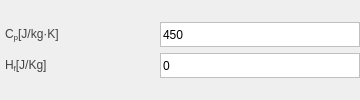
            <widget class="QWidget" name="widget_38" native="true">
             <layout class="QGridLayout" name="gridLayout_46">
              <property name="leftMargin">
               <number>0</number>
              </property>
              <property name="topMargin">
               <number>0</number>
              </property>
              <property name="rightMargin">
               <number>0</number>
              </property>
              <property name="bottomMargin">
               <number>0</number>
              </property>
              <property name="horizontalSpacing">
               <number>0</number>
              </property>
              <property name="verticalSpacing">
               <number>6</number>
              </property>
              <item row="0" column="0">
               <layout class="QVBoxLayout" name="verticalLayout_32">
                <property name="spacing">
                 <number>6</number>
                </property>
                <item>
                 <layout class="QHBoxLayout" name="horizontalLayout_60">
                  <property name="spacing">
                   <number>0</number>
                  </property>
                  <item>
                   <widget class="QLabel" name="label_60">
                    <property name="minimumSize">
                     <size>
                      <width>120</width>
                      <height>25</height>
                     </size>
                    </property>
                    <property name="maximumSize">
                     <size>
                      <width>120</width>
                      <height>25</height>
                     </size>
                    </property>
                    <property name="styleSheet">
                     <string notr="true">QLabel {
    font-family: 'Arial'; /* 字体 */
    font-size: 9pt;       /* 字体大小 */
    color: rgb(66, 66, 66);  
    padding: 2px; 
}</string>
                    </property>
                    <property name="text">
                     <string>&lt;html&gt;&lt;head/&gt;&lt;body&gt;&lt;p&gt;&lt;span style=&quot; font-size:9pt;&quot;&gt;C&lt;/span&gt;&lt;span style=&quot; font-size:9pt; vertical-align:sub;&quot;&gt;p&lt;/span&gt;&lt;span style=&quot; font-size:9pt;&quot;&gt;[J/kg·K]&lt;/span&gt;&lt;/p&gt;&lt;/body&gt;&lt;/html&gt;</string>
                    </property>
                   </widget>
                  </item>
                  <item>
                   <spacer name="horizontalSpacer_55">
                    <property name="orientation">
                     <enum>Qt::Horizontal</enum>
                    </property>
                    <property name="sizeHint" stdset="0">
                     <size>
                      <width>40</width>
                      <height>20</height>
                     </size>
                    </property>
                   </spacer>
                  </item>
                  <item>
                   <widget class="QLineEdit" name="lineEdit_96">
                    <property name="minimumSize">
                     <size>
                      <width>200</width>
                      <height>25</height>
                     </size>
                    </property>
                    <property name="maximumSize">
                     <size>
                      <width>200</width>
                      <height>25</height>
                     </size>
                    </property>
                    <property name="styleSheet">
                     <string notr="true">QLineEdit {
    border: 1px solid rgb(192, 192, 192); /* 默认边框颜色 */
}
QLineEdit:focus {
    border: 1px solid rgb(50, 170, 233); /* 焦点时的边框颜色 */
    outline: none;                       /* 移除默认虚线框 */
}</string>
                    </property>
                    <property name="text">
                     <string>450</string>
                    </property>
                   </widget>
                  </item>
                 </layout>
                </item>
                <item>
                 <layout class="QHBoxLayout" name="horizontalLayout_61">
                  <property name="spacing">
                   <number>0</number>
                  </property>
                  <item>
                   <widget class="QLabel" name="label_61">
                    <property name="minimumSize">
                     <size>
                      <width>120</width>
                      <height>25</height>
                     </size>
                    </property>
                    <property name="maximumSize">
                     <size>
                      <width>120</width>
                      <height>25</height>
                     </size>
                    </property>
                    <property name="styleSheet">
                     <string notr="true">QLabel {
    font-family: 'Arial'; /* 字体 */
    font-size: 9pt;       /* 字体大小 */
    color: rgb(66, 66, 66);  
    padding: 2px; 
}</string>
                    </property>
                    <property name="text">
                     <string>&lt;html&gt;&lt;head/&gt;&lt;body&gt;&lt;p&gt;&lt;span style=&quot; font-size:9pt;&quot;&gt;H&lt;/span&gt;&lt;span style=&quot; font-size:9pt; vertical-align:sub;&quot;&gt;f&lt;/span&gt;&lt;span style=&quot; font-size:9pt;&quot;&gt;[J/Kg]&lt;/span&gt;&lt;/p&gt;&lt;/body&gt;&lt;/html&gt;</string>
                    </property>
                   </widget>
                  </item>
                  <item>
                   <spacer name="horizontalSpacer_56">
                    <property name="orientation">
                     <enum>Qt::Horizontal</enum>
                    </property>
                    <property name="sizeHint" stdset="0">
                     <size>
                      <width>40</width>
                      <height>20</height>
                     </size>
                    </property>
                   </spacer>
                  </item>
                  <item>
                   <widget class="QLineEdit" name="lineEdit_97">
                    <property name="minimumSize">
                     <size>
                      <width>200</width>
                      <height>25</height>
                     </size>
                    </property>
                    <property name="maximumSize">
                     <size>
                      <width>200</width>
                      <height>25</height>
                     </size>
                    </property>
                    <property name="styleSheet">
                     <string notr="true">QLineEdit {
    border: 1px solid rgb(192, 192, 192); /* 默认边框颜色 */
}
QLineEdit:focus {
    border: 1px solid rgb(50, 170, 233); /* 焦点时的边框颜色 */
    outline: none;                       /* 移除默认虚线框 */
}</string>
                    </property>
                    <property name="text">
                     <string>0</string>
                    </property>
                   </widget>
                  </item>
                 </layout>
                </item>
               </layout>
              </item>
             </layout>
            </widget>
